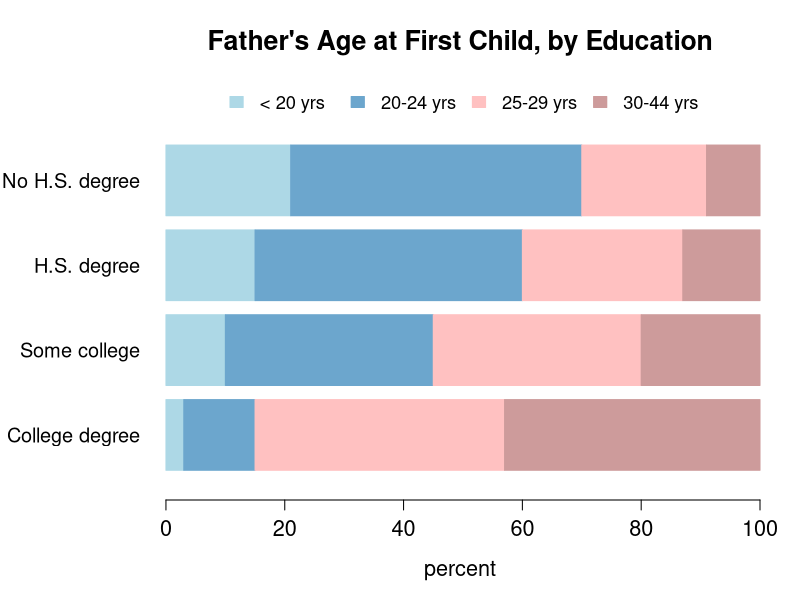

Here is the R script that generated this plot:
## ----horizdividedbarchart, fig.width = 7, fig.height = 4.5----
par(mar=c(5, 8, 4, 2))
fathers <- read.table("fathers.txt")
columns <- c("COLLDEG", "SOMECOLL", "HSDEG","NOHSDEG")
data <- as.matrix(subset(fathers, select = columns))
colors4 <- c("lightblue", "skyblue3", "rosybrown1",
             "rosybrown3")
edugroups <- c("College degree", "Some college",
               "H.S. degree", "No H.S. degree")
barplot (data, names.arg = edugroups, horiz = TRUE,
         col = colors4, border = colors4, xlab = "percent",
         ylim = c(0,5.5), cex.axis = 1.3, cex.names = 1.2,
         cex.lab = 1.3, las = 1)
legend ("top", legend=fathers$AGE, fill = colors4,
       border = colors4, bty = "n", cex = 1.1,
       horiz = TRUE)
title ("Father's Age at First Child, by Education",
       cex.main = 1.6)

